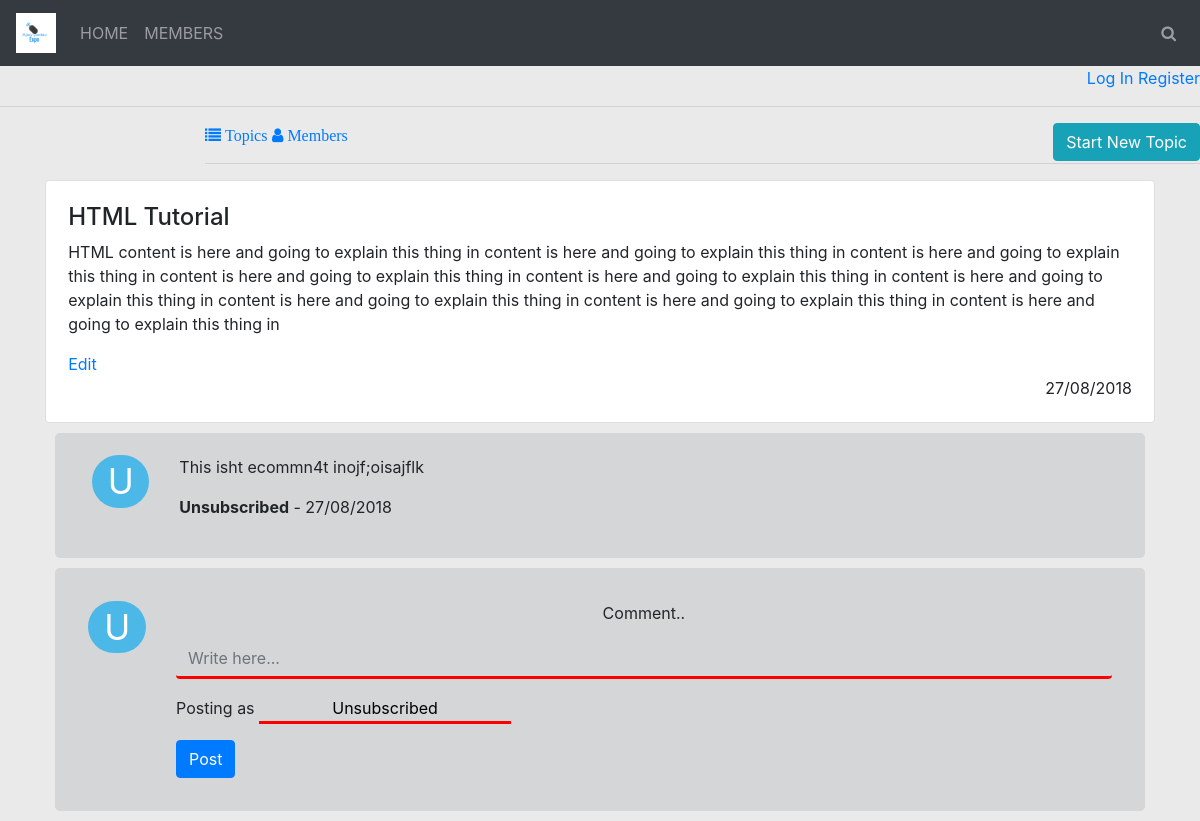
Page /details.php?id=5 on the committed database.
### tables this page shows
CREATE TABLE IF NOT EXISTS `content` (
  `id` int(11) NOT NULL AUTO_INCREMENT,
  `email` varchar(50) NOT NULL,
  `title` varchar(100) NOT NULL,
  `content` varchar(1000) NOT NULL,
  `category` varchar(30) NOT NULL,
  `date` varchar(50) DEFAULT NULL,
  PRIMARY KEY (`id`)
);

CREATE TABLE IF NOT EXISTS `comments` (
  `id` int(11) NOT NULL AUTO_INCREMENT,
  `name` varchar(50) NOT NULL,
  `message` varchar(500) NOT NULL,
  `time` varchar(30) NOT NULL,
  `content_id` varchar(20) DEFAULT NULL,
  PRIMARY KEY (`id`)
);

### details.php (the view, shortened to what this page needs)
<?php
include_once("connect.php");
include_once("home.php");
$id = $_GET['id'];
$sql  = mysqli_query($con,"SELECT * FROM content where id='$id'");
$row = mysqli_fetch_array($sql);
?>
<!DOCTYPE html>
<html>
<head>
</head>
<body>
<div class="container">
	<div class="card" style="padding: 2%;">
		<h4><?php echo $row['title']; ?></h4>
		<p> <?php echo $row['content']; ?></p>
		<?php echo '<a href="edit.php?id='.$id.'">Edit</a>';?>
		<span class="ml-auto"><?php echo $row['date'];?></span>
	</div>
</div>
<div class="container">
	<div class="com">
		<?php
			$c = mysqli_query($con,"SELECT * FROM comments WHERE content_id='$id' order by content_id desc");
			while($co = mysqli_fetch_array($c)){;
		 echo '
		<div class="row first">
			<div class="col-sm-1">
				<p>U</p>
			</div>
			<div class="col-sm-11">
				<p>'.$co['message'].'</p>
				<p><b>'.$co['name']."</b> - ".$co['time'].'</p>
			</div>
		</div>
		';}?>
	</div>
</div>
<div class="container">
	<div class="reply">
	<div class="row">
		<div class="col-sm-1">
			<p>U</p>
		</div>
		<div class="col-sm-11">
			<p class="text-center">Comment..</p>
			<form method="POST">
				<div class="form-group">
					<input type="text" name="message" class="form-control" required="" placeholder="Write here...">
				</div>
				<div class="form-group">
					Posting as <input type="text" name="user" value="Unsubscribed" style="text-align: center;">
				</div>
				<button type="submit" class="btn btn-primary">Post</button>
			</form>
		</div>
	</div>
</div>
</div>
</body>
</html>

### home.php (style rules this page uses)
body { background-color: #eaeaea; }

### details.php (style rules this page uses)
.reply { background-color: #D4D6D7;padding: 3%; border-radius: 5px; margin:10px; }
.reply input[type="text"] { border: none; border-bottom: 3px solid red;background-color: #D4D6D7; }
.col-sm-1 p { background-color: #4BB8E7;color: white;font-size: 35px;text-align: center;border-radius: 50px; }
.first { padding: 2%;margin:10px;background-color: #D4D6D7;border-radius: 5px; }

### rows in the picture
content: title "HTML Tutorial", content "HTML content is here and going to explain this thing in content is here and going to explain this thing in content is here and going to explain this thing in content is here and going to explain this thing in content is here and going to explain this thing in content is here and going to explain this thing in content is here and going to explain this thing in content is here and going to explain this thing in content is here and going to explain this thing in", date "27/08/2018"
comments: message "This isht ecommn4t inojf;oisajflk", name "Unsubscribed", time "27/08/2018"
